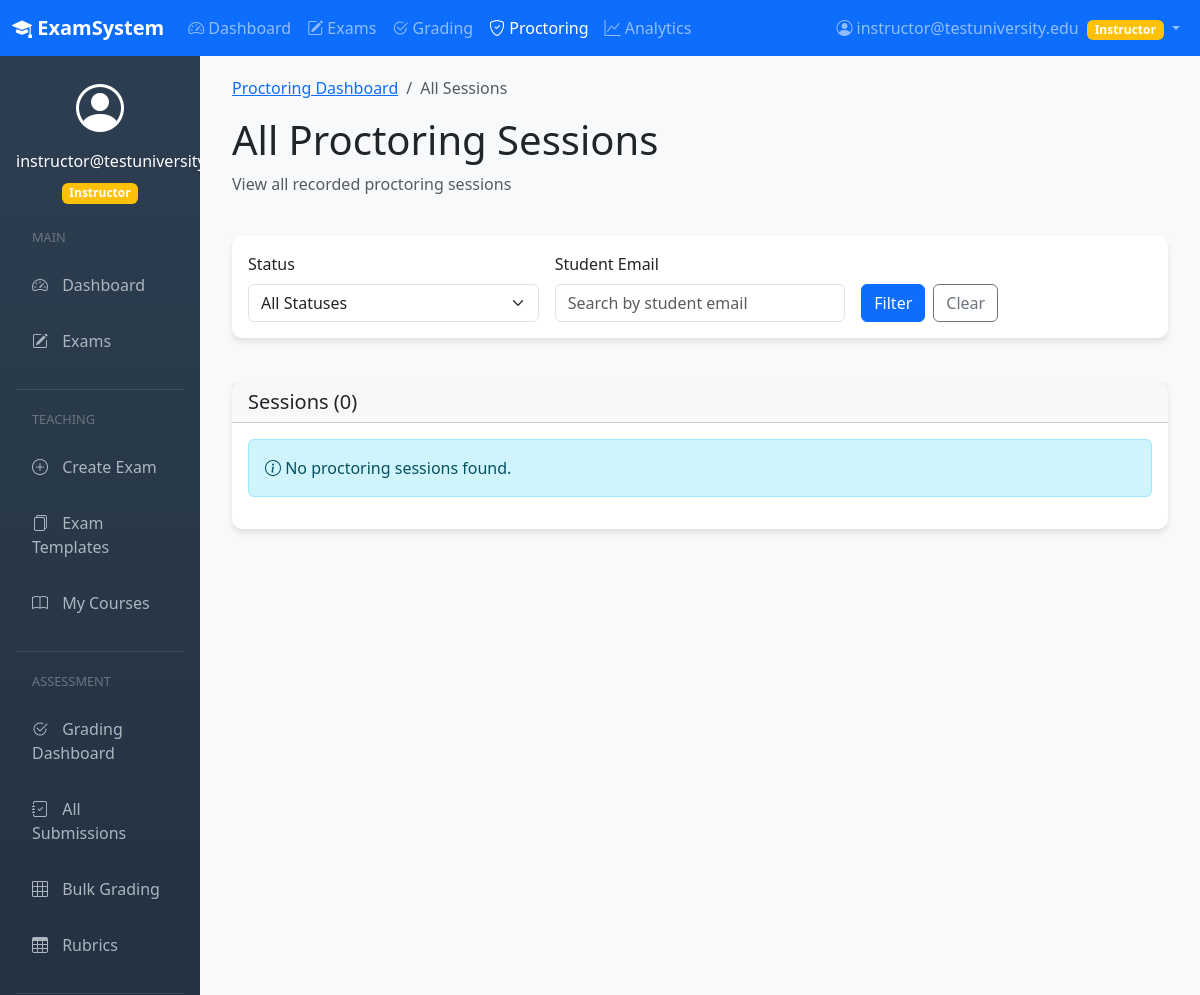
Before: /proctoring/sessions/ (signed in, upper part) with the older database file.
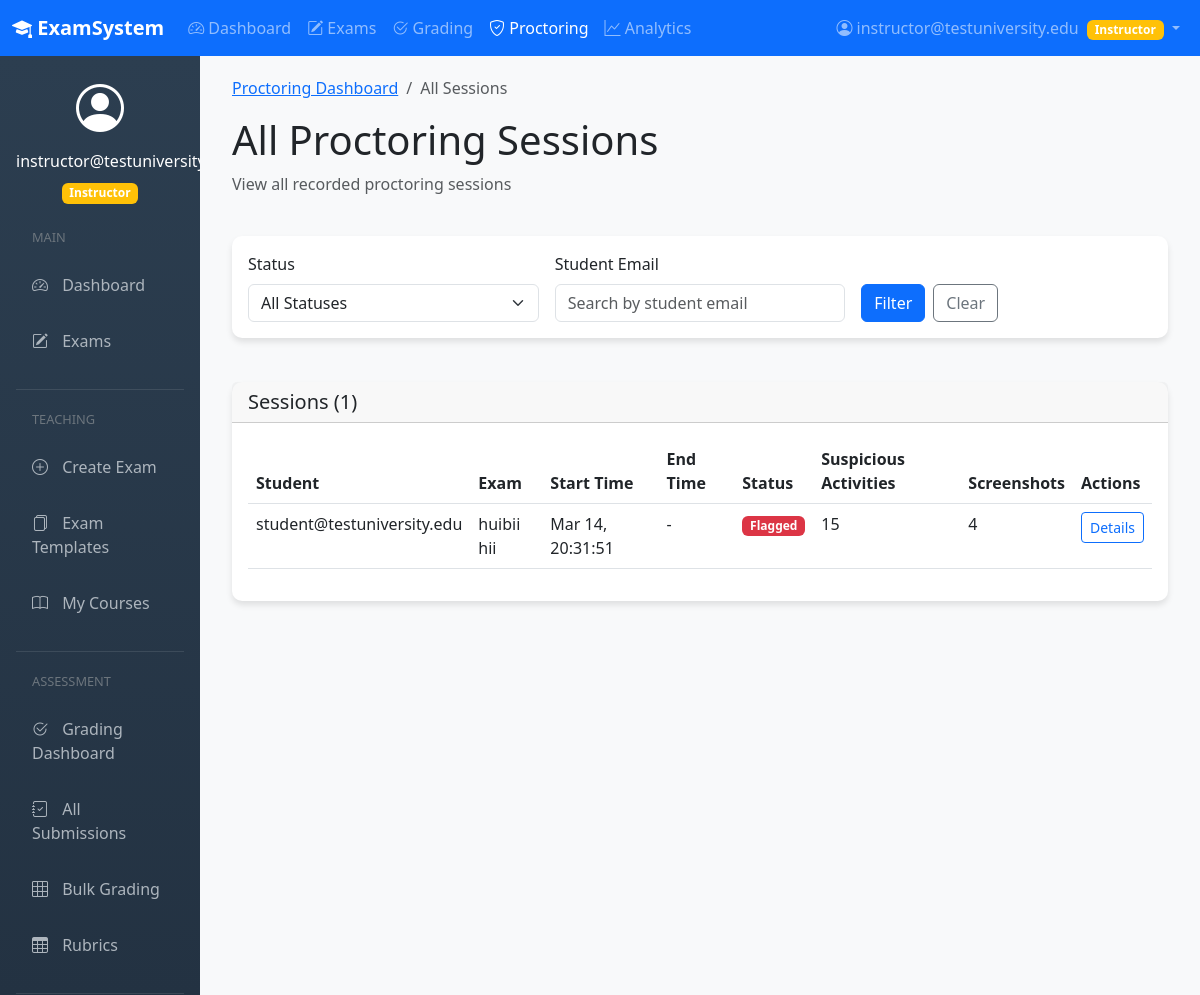
After: the same page with the newer database file.
### apps/proctoring/models.py (models this page shows, shortened)
class ProctoringSession(models.Model):
    SESSION_STATUS = (
        ('ACTIVE', 'Active'),
        ('COMPLETED', 'Completed'),
        ('FLAGGED', 'Flagged'),
        ('REVIEWED', 'Reviewed'),
    )
    session_id = models.UUIDField(primary_key=True, default=uuid.uuid4, editable=False)
    submission = models.OneToOneField('exams.Submission', on_delete=models.CASCADE, related_name='proctoring_session')
    student = models.ForeignKey(settings.AUTH_USER_MODEL, on_delete=models.CASCADE)
    start_time = models.DateTimeField(auto_now_add=True)
    end_time = models.DateTimeField(null=True, blank=True)
    status = models.CharField(max_length=20, choices=SESSION_STATUS, default='ACTIVE')
    browser_name = models.CharField(max_length=100, blank=True)
    browser_version = models.CharField(max_length=50, blank=True)
    os_info = models.CharField(max_length=100, blank=True)
    screen_resolution = models.CharField(max_length=50, blank=True)
    is_fullscreen = models.BooleanField(default=False)
    was_fullscreen_exit = models.BooleanField(default=False)
    tab_switch_count = models.IntegerField(default=0)
    focus_loss_count = models.IntegerField(default=0)
    copy_paste_attempts = models.IntegerField(default=0)
    right_click_attempts = models.IntegerField(default=0)
    screenshot_count = models.IntegerField(default=0)
    class Meta:
        db_table = 'proctoring_sessions'
        ordering = ['-start_time']

### apps/users/models.py (models this page shows, shortened)
class CustomUser(AbstractUser):
    USER_ROLES = (
        ('ADMIN', 'Administrator'),
        ('INSTRUCTOR', 'Instructor'),
        ('STUDENT', 'Student'),
    )
    email = models.EmailField(_('email address'), unique=True)
    role = models.CharField(max_length=20, choices=USER_ROLES, default='STUDENT')
    institution = models.ForeignKey(Institution, on_delete=models.SET_NULL, null=True, blank=True)
    username = models.CharField(max_length=150, unique=True)
    USERNAME_FIELD = 'email'
    REQUIRED_FIELDS = ['username', 'role']
    objects = CustomUserManager()
    class Meta:
        verbose_name = _('user')
        verbose_name_plural = _('users')

### apps/exams/models.py (models this page shows, shortened)
class Submission(models.Model):
    GRADING_STATUS = (
        ('PENDING', 'Pending'),
        ('AUTO_GRADED', 'Auto-graded'),
        ('MANUALLY_GRADED', 'Manually Graded'),
        ('PARTIALLY_GRADED', 'Partially Graded'),
    )
    submission_id = models.UUIDField(primary_key=True, default=uuid.uuid4, editable=False)
    exam = models.ForeignKey(Exam, on_delete=models.CASCADE, related_name='submissions')
    student = models.ForeignKey(CustomUser, on_delete=models.CASCADE, related_name='submissions')
    started_at = models.DateTimeField()
    submitted_at = models.DateTimeField(null=True, blank=True)
    total_score = models.DecimalField(max_digits=10, decimal_places=2, null=True, blank=True)
    is_graded = models.BooleanField(default=False)
    grading_status = models.CharField(max_length=20, choices=GRADING_STATUS, default='PENDING')
    created_at = models.DateTimeField(auto_now_add=True)
    class Meta:
        unique_together = ('exam', 'student')

class Exam(models.Model):
    exam_id = models.UUIDField(primary_key=True, default=uuid.uuid4, editable=False)
    title = models.CharField(max_length=255)
    description = models.TextField(blank=True)
    instructor = models.ForeignKey(CustomUser, on_delete=models.CASCADE, related_name='exams_created')
    course = models.ForeignKey(Course, on_delete=models.CASCADE, null=True, blank=True)
    time_limit_minutes = models.IntegerField(null=True, blank=True)
    total_points = models.DecimalField(max_digits=10, decimal_places=2, validators=[MinValueValidator(0)])
    passing_score = models.DecimalField(max_digits=10, decimal_places=2, null=True, blank=True)
    start_date = models.DateTimeField()
    end_date = models.DateTimeField()
    is_published = models.BooleanField(default=False)
    require_secure_browser = models.BooleanField(default=False)
    enable_plagiarism_check = models.BooleanField(default=False)
    created_at = models.DateTimeField(auto_now_add=True)
    updated_at = models.DateTimeField(auto_now=True)

### apps/proctoring/views.py (the view)
# urls.py: path('sessions/', views.session_list, name='session_list'),
@login_required
def session_list(request):
    if request.user.role not in ['INSTRUCTOR', 'ADMIN']:
        return HttpResponseForbidden("Access denied")
    sessions = ProctoringSession.objects.select_related(
        'submission',
        'submission__student',
        'submission__exam'
    ).order_by('-start_time')
    status_filter = request.GET.get('status')
    student_filter = request.GET.get('student')
    if status_filter:
        sessions = sessions.filter(status=status_filter)
    if student_filter:
        sessions = sessions.filter(submission__student__email__icontains=student_filter)
    context = {
        'sessions': sessions
    }
    return render(request, 'proctoring/session_list.html', context)

### apps/core/context_processors.py (called while the page is built)
def notification_counts(request):
    if request.user.is_authenticated:
        if request.user.role in ['INSTRUCTOR', 'ADMIN']:
            flagged_count = ProctoringSession.objects.filter(
                submission__exam__instructor=request.user,
                status='FLAGGED'
            ).count()
            pending_count = Submission.objects.filter(
                exam__instructor=request.user,
                is_graded=False,
                submitted_at__isnull=False
            ).count()
            return {
                'flagged_sessions_count': flagged_count,
                'grading_pending_count': pending_count
            }
    return {}

### templates/proctoring/session_list.html (shortened to what the changed rows need)
{% extends 'base.html' %}
{% block content %}
<div class="container-fluid">
    <div class="row mb-4">
        <div class="col-12">
            <h1>All Proctoring Sessions</h1>
        </div>
    </div>
    <div class="card">
        <div class="card-header">
            <h5 class="card-title mb-0">Sessions ({{ sessions|length }})</h5>
        </div>
        <div class="card-body">
            {% if sessions %}
            <div class="table-responsive">
                <table class="table table-hover">
                    <thead>
                        <tr>
                            <th>Student</th>
                            <th>Exam</th>
                            <th>Start Time</th>
                            <th>End Time</th>
                            <th>Status</th>
                            <th>Suspicious Activities</th>
                            <th>Screenshots</th>
                            <th>Actions</th>
                        </tr>
                    </thead>
                    <tbody>
                        {% for session in sessions %}
                        <tr>
                            <td>{{ session.student.email }}</td>
                            <td>{{ session.submission.exam.title }}</td>
                            <td>{{ session.start_time|date:"M d, H:i:s" }}</td>
                            <td>{{ session.end_time|date:"M d, H:i:s"|default:"-" }}</td>
                            <td>
                                <span class="badge bg-{% if session.status == 'ACTIVE' %}primary{% elif session.status == 'FLAGGED' %}danger{% else %}success{% endif %}">
                                    {{ session.get_status_display }}
                                </span>
                            </td>
                            <td>
                                {{ session.tab_switch_count|add:session.focus_loss_count|add:session.copy_paste_attempts|add:session.right_click_attempts }}
                            </td>
                            <td>{{ session.screenshot_count }}</td>
                            <td>
                                <a href="{% url 'proctoring:session_detail' session.session_id %}"
                                   class="btn btn-sm btn-outline-primary">
                                    Details
                                </a>
                            </td>
                        </tr>
                        {% endfor %}
                    </tbody>
                </table>
            </div>
            {% else %}
            <div class="alert alert-info">
                <i class="bi bi-info-circle"></i>
                No proctoring sessions found.
            </div>
            {% endif %}
        </div>
    </div>
</div>
{% endblock %}

Changed rows visible on the page:
added ProctoringSession: student.email "student@testuniversity.edu", submission.exam "huibii hii", start_time "Mar 14, 20:31:51", end_time "-", status "Flagged", tab_switch_count|add "15", screenshot_count "4"
Other visible differences:
{{ sessions|length }}: "0" → "1"
text no longer shown: "No proctoring sessions found."
text now shown: "Student Exam Start Time End Time Status Suspicious Activities Screenshots Actions"
